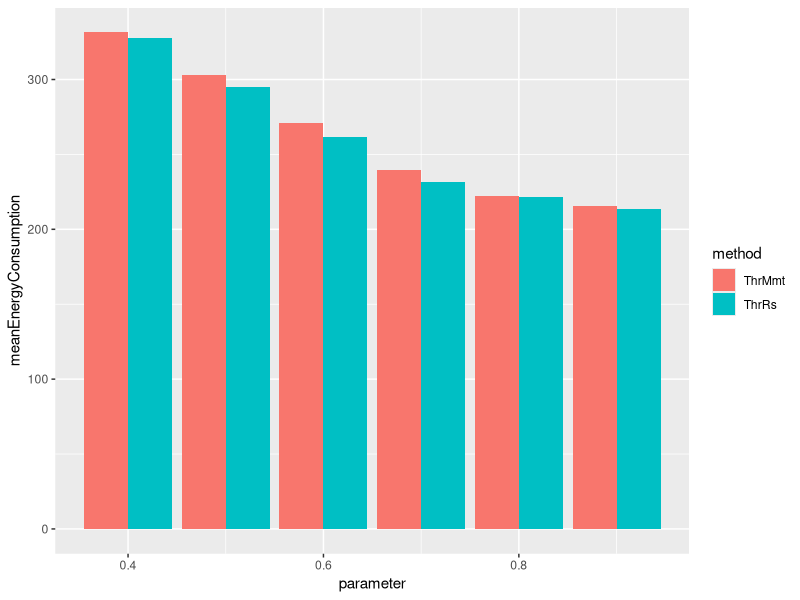
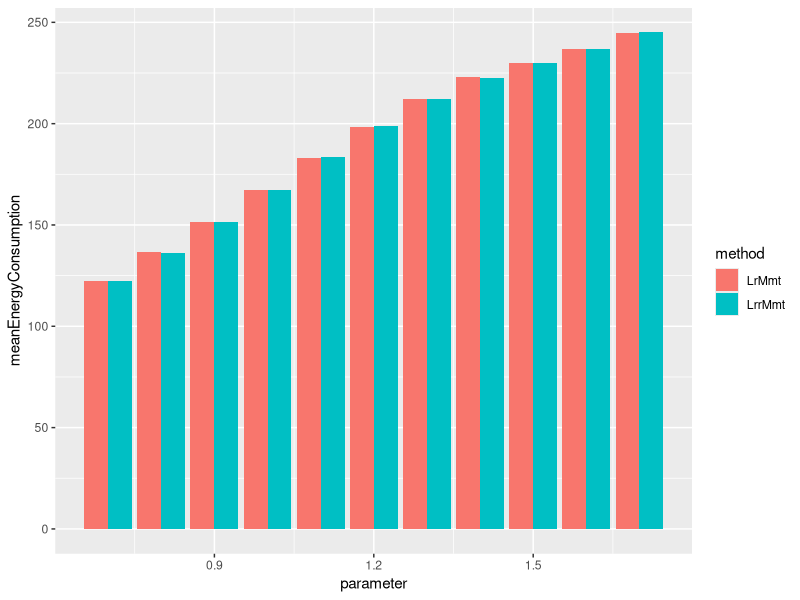
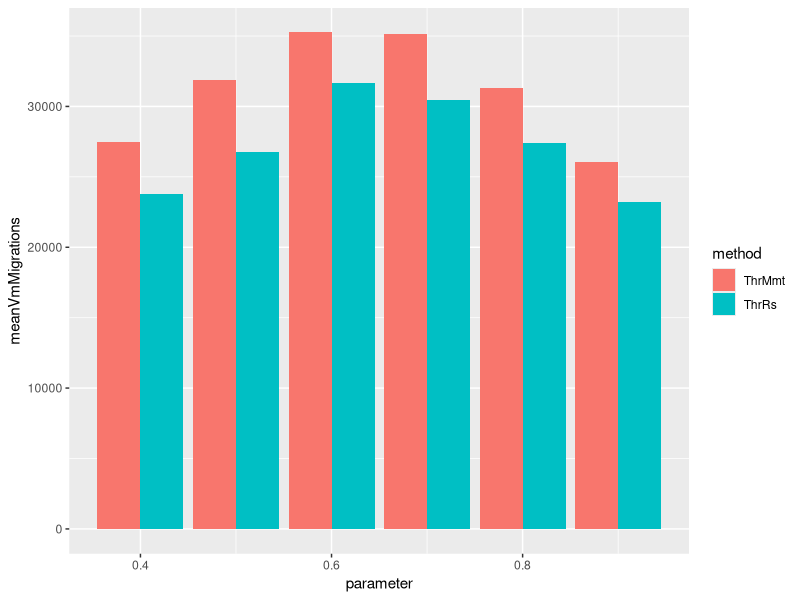
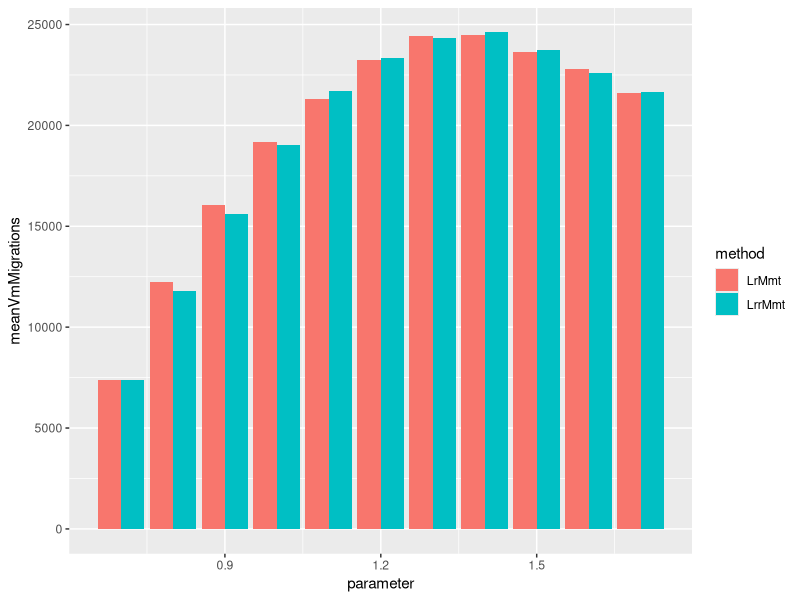
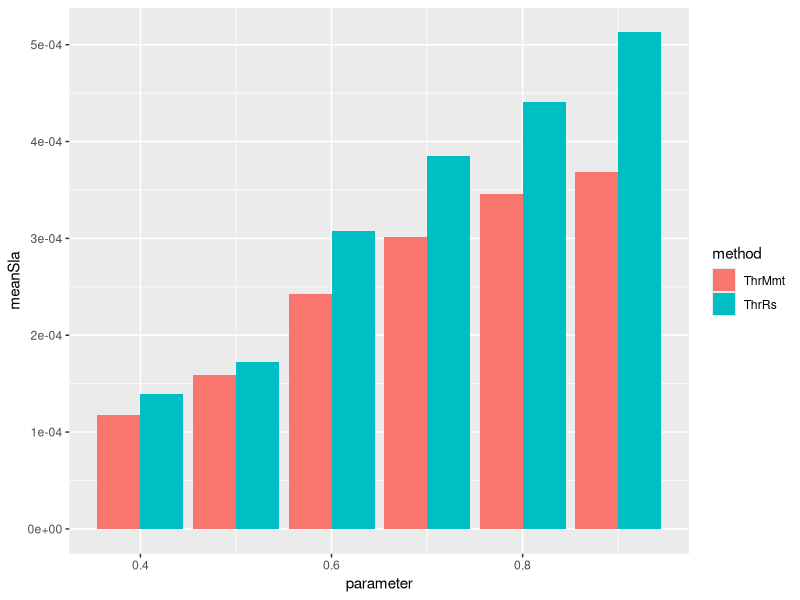
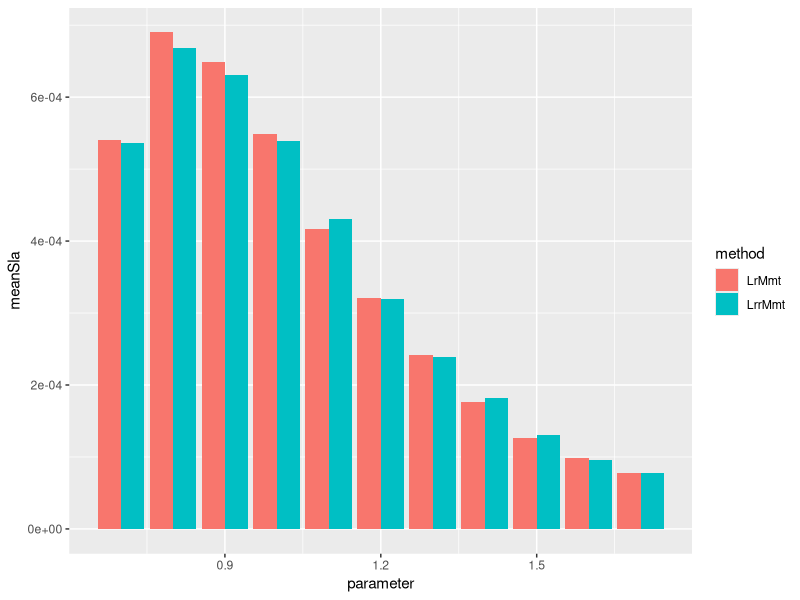

These charts were generated, in order, by the following R code:
library(tidyverse)
library(dplyr)
library(ggplot2)

thr_rs <- read.csv("random_thr_rs_stats.csv")
thr_mmt <- read.csv("random_thr_mmt_stats.csv")
lr_mmt <- read.csv("random_lr_mmt_stats.csv")
lrr_mmt <- read.csv("random_lrr_mmt_stats.csv")

# mean metrics by parameter function
mean_metrics <- function(dataset){
  dataset %>% group_by(parameter) %>% summarise(meanVmMigrations = mean(numberOfMigrations),
                                                meanEnergyConsumption = mean(energy),
                                                meanSla = mean(sla),
                                                meanSLATAH = mean(slaTimePerActiveHost),
                                                meanPDM = mean(slaDegradationDueToMigration))
}

thr_rs_summ <- mean_metrics(thr_rs)
thr_mmt_summ <- mean_metrics(thr_mmt)
lr_mmt_summ <- mean_metrics(lr_mmt)
lrr_mmt_summ <- mean_metrics(lrr_mmt)

# Energy Consumption
thr_rs_energy <- thr_rs_summ %>% select(parameter, meanEnergyConsumption)
thr_mmt_energy <- thr_mmt_summ %>% select(parameter, meanEnergyConsumption)
thr_rs_energy <- c(thr_rs_energy, list(method = rep("ThrRs", length(thr_rs_energy$parameter))))
thr_mmt_energy <- c(thr_mmt_energy, list(method = rep("ThrMmt", length(thr_mmt_energy$parameter))))
thr_energy <- rbind(data.frame(thr_rs_energy), data.frame(thr_mmt_energy))
thr_energy

lr_mmt_energy <- lr_mmt_summ %>% select(parameter, meanEnergyConsumption)
lrr_mmt_energy <- lrr_mmt_summ %>% select(parameter, meanEnergyConsumption)
lr_mmt_energy <- c(lr_mmt_energy, list(method = rep("LrMmt", length(lr_mmt_energy$parameter))))
lrr_mmt_energy <- c(lrr_mmt_energy, list(method = rep("LrrMmt", length(lr_mmt_energy$parameter))))
lr_energy <- rbind(data.frame(lr_mmt_energy), data.frame(lrr_mmt_energy))
lr_energy

#visualisation
ggplot(thr_energy, aes(x=parameter, y=meanEnergyConsumption, fill=method)) + geom_bar(position="dodge", stat="identity")
ggplot(lr_energy, aes(x=parameter, y=meanEnergyConsumption, fill=method)) + geom_bar(position="dodge", stat="identity")

# VM Migration
thr_rs_migration <- thr_rs_summ %>% select(parameter, meanVmMigrations)
thr_mmt_migration <- thr_mmt_summ %>% select(parameter, meanVmMigrations)
thr_rs_migration <- c(thr_rs_migration, list(method = rep("ThrRs", length(thr_rs_migration$parameter))))
thr_mmt_migration <- c(thr_mmt_migration, list(method = rep("ThrMmt", length(thr_mmt_migration$parameter))))
thr_migration <- rbind(data.frame(thr_rs_migration), data.frame(thr_mmt_migration))
thr_migration

lr_mmt_migration <- lr_mmt_summ %>% select(parameter, meanVmMigrations)
lrr_mmt_migration <- lrr_mmt_summ %>% select(parameter, meanVmMigrations)
lr_mmt_migration <- c(lr_mmt_migration, list(method = rep("LrMmt", length(lr_mmt_migration$parameter))))
lrr_mmt_migration <- c(lrr_mmt_migration, list(method = rep("LrrMmt", length(lrr_mmt_migration$parameter))))
lr_migration <- rbind(data.frame(lr_mmt_migration), data.frame(lrr_mmt_migration))
lr_migration

# visualisation
ggplot(thr_migration, aes(x=parameter, y=meanVmMigrations, fill=method)) + geom_bar(position="dodge", stat="identity")
ggplot(lr_migration, aes(x=parameter, y=meanVmMigrations, fill=method)) + geom_bar(position="dodge", stat="identity")

# SLA
thr_rs_sla <- thr_rs_summ %>% select(parameter, meanSla, meanSLATAH, meanPDM)
thr_mmt_sla <- thr_mmt_summ %>% select(parameter, meanSla, meanSLATAH, meanPDM)
thr_rs_sla <- c(thr_rs_sla, list(method = rep("ThrRs", length(thr_rs_sla$parameter))))
thr_mmt_sla <- c(thr_mmt_sla, list(method = rep("ThrMmt", length(thr_mmt_sla$parameter))))
thr_sla <- rbind(data.frame(thr_rs_sla), data.frame(thr_mmt_sla))
thr_sla

lr_mmt_sla <- lr_mmt_summ %>% select(parameter, meanSla, meanSLATAH, meanPDM)
lrr_mmt_sla <- lrr_mmt_summ %>% select(parameter, meanSla, meanSLATAH, meanPDM)
lr_mmt_sla <- c(lr_mmt_sla, list(method = rep("LrMmt", length(lr_mmt_sla$parameter))))
lrr_mmt_sla <- c(lrr_mmt_sla, list(method = rep("LrrMmt", length(lrr_mmt_sla$parameter))))
lr_sla <- rbind(data.frame(lr_mmt_sla), data.frame(lrr_mmt_sla))
lr_sla

# visualisation
ggplot(thr_sla, aes(x=parameter, y=meanSla, fill=method)) + geom_bar(position="dodge", stat="identity")
ggplot(lr_sla, aes(x=parameter, y=meanSla, fill=method)) + geom_bar(position="dodge", stat="identity")
